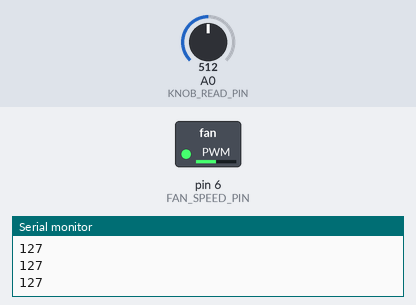
Simulated run of this sketch. Board: Arduino Uno, built with avr-gcc and run on an emulated ATmega328P. On the bench: switched loads named in the sketch (green lamp = pin HIGH), the last lines printed to the serial monitor. The inputs (shaded band) are chosen by the test bench; at power-on: A0 (KNOB_READ_PIN) = 512.

Above: at 1.2 s.
1.3 s: A0 (KNOB_READ_PIN) set to 716
At 2.7 s:
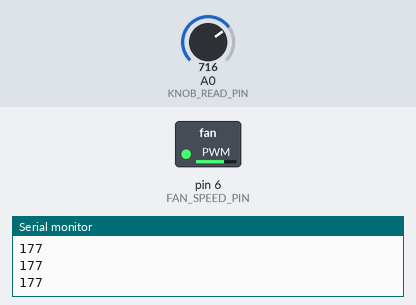
3.0 s: A0 (KNOB_READ_PIN) set to 900
At 4.0 s:
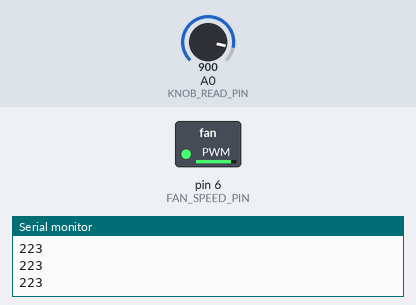
4.5 s: A0 (KNOB_READ_PIN) set to 122
At 5.2 s:
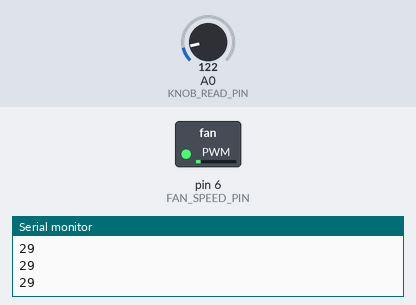
6.0 s: A0 (KNOB_READ_PIN) set to 0
At 6.4 s:
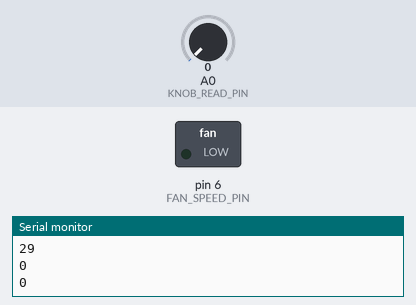
Timing chart, 0 to 8.5 s (numbered marks = the images above; inputs shaded):
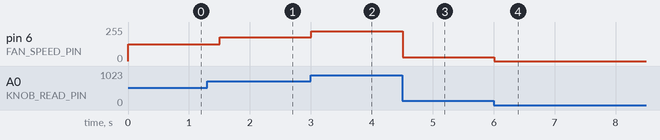

The sketch:

arduino_vma409.ino
```cpp
// trying to use the velleman vma409 motor driver to drive the dc brushless fan
// fan - DC 12V 1.5A, DFS923212MD0T

#define FULL_ANGLE 300 // full value of the rotary encoder is 300 degrees
#define ADC_REF 5 // reference voltage of ADC is 5v
#define GROVE_VCC 5 // VCC of the grove interface is normally 5v

#define KNOB_READ_PIN A0 // read the value from the knob
#define FAN_SPEED_PIN 6 // pwm output to the motor driver (ENA) speed input

void setup() {
  //pinMode(KNOB_READ_PIN, INPUT);
  //pinMode(FAN_SPEED_PIN, OUTPUT);
  Serial.begin(9600);
}

void loop() {
  int deg = getMappedDegrees();
  Serial.println(deg);

  setFanSpeed(deg);
  delay(250);
}


void setFanSpeed(int speed) {
  analogWrite(FAN_SPEED_PIN, speed);
}

int getMappedDegrees() {
  return map(getDegrees(), 0, FULL_ANGLE, 0, 255);
}


/************************************************************************/
/* Function: Get the angle between the mark and the starting position   */
/* Parameter: void                                                      */
/* Return: int, the range of degrees is 0~300                           */
int getDegrees()
{
  int sensor_value = analogRead(KNOB_READ_PIN);
  float voltage = (float)sensor_value * ADC_REF / 1023;
  return (voltage * FULL_ANGLE) / GROVE_VCC;
}
```

Measured:
- after the input at 1.3 s, pin 6 (FAN_SPEED_PIN): 127/255 → 177/255 after 0.20 s
- after the input at 3.0 s, pin 6 (FAN_SPEED_PIN): 177/255 → 223/255 at once
- after the input at 4.5 s, pin 6 (FAN_SPEED_PIN): 223/255 → 29/255 at once
- after the input at 6.0 s, pin 6 (FAN_SPEED_PIN): 29/255 → 0/255 at once
